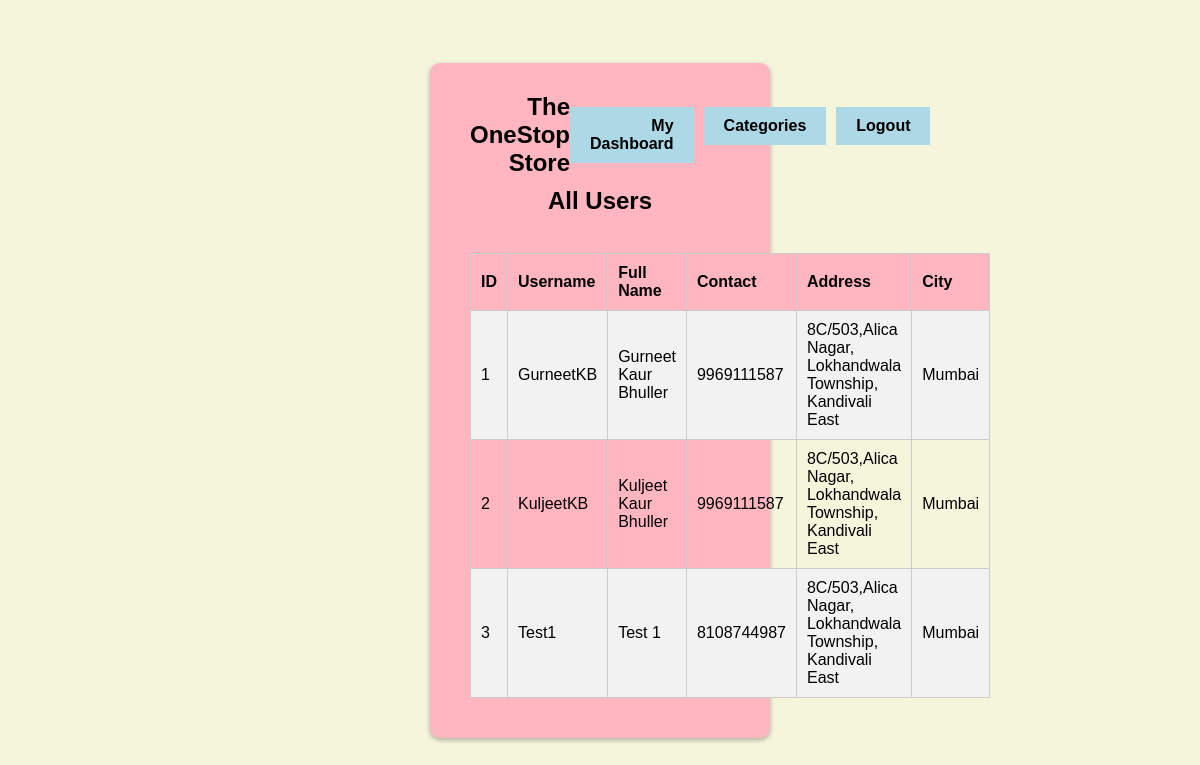
The page /admin/see-users on the database its author committed.
### app.py (models this page shows)
class User(db.Model):
    __tablename__ = 'App_Users'
    user_id = db.Column(db.Integer, primary_key=True)
    user_name = db.Column(db.String(100))
    user_username = db.Column(db.String(100), unique=True)
    user_password = db.Column(db.String(100))
    user_contact = db.Column(db.String(100))
    user_email = db.Column(db.String(100))
    user_address = db.Column(db.String(100))
    user_city = db.Column(db.String(100))
    orders = db.relationship('Order', backref='user', lazy=True)

### app.py (the view)
@app.route('/admin/see-users')
def see_users():
    all_users = User.query.all()
    return render_template('see_users.html', all_users=all_users)

### templates/see_users.html (shortened to what this page needs)
<!DOCTYPE html>
<html>
<head>
    <link rel="stylesheet" href="style/style.css">
</head>
<body>
    <div class="rsidebar">
        {% include 'navbar_admin.html' %}
        <h2>All Users</h2><br>
        <div class="all-users-container">
            {% if all_users %}
                <table class="user-table">
                    <tr>
                        <th>ID</th>
                        <th>Username</th>
                        <th>Full Name</th>
                        <th>Contact</th>
                        <th>Address</th>
                        <th>City</th>
                    </tr>
                    {% for user in all_users %}
                    <tr>
                        <td>{{ user.user_id }}</td>
                        <td>{{ user.user_username }}</td>
                        <td>{{ user.user_name }}</td>
                        <td>{{ user.user_contact }}</td>
                        <td>{{ user.user_address }}</td>
                        <td>{{ user.user_city }}</td>
                    </tr>
                    {% endfor %}
                </table>
            {% else %}
                <p>No users available.</p>
            {% endif %}
        </div>
    </div>
</body>
</html>

### static/style.css (style rules this page uses)
body, h1, h2, h3, h4, h5, h6, p { margin: 0; padding: 0; }
body { background-color: beige; display: flex; justify-content: center; align-items: center; height: 100vh; font-family: Arial, sans-serif; }
body { background-color: beige; font-family: Arial, sans-serif; }
.rsidebar { background-color: lightpink; padding: 20px; border-radius: 10px; text-align: center; box-shadow: 0px 2px 5px rgba(0, 0, 0, 0.3); width: 300px; max-width: 100%; }
table { width: 100%; border-collapse: collapse; margin-top: 20px; }
th, td { padding: 10px; border-bottom: 1px solid #ccc; text-align: left; }
th { background-color: #f2f2f2; }

### templates/see_users.html (style rules this page uses)
body { background-color: beige; color: black; }
.all-users-container { margin: 20px; }
.user-table { width: 100%; border-collapse: collapse; margin-top: 20px; }
.user-table th, .user-table td { border: 1px solid #ccc; padding: 10px; text-align: left; }
.user-table th { background-color: lightpink; }
.user-table tr:nth-child(even) { background-color: #f2f2f2; }

### templates/navbar_admin.html (style rules this page uses)
body { background-color: beige; color: black; margin: 0; padding: 0; }

### rows shown on the page
User: user_id "1", user_username "GurneetKB", user_name "Gurneet Kaur Bhuller", user_contact "9969111587", user_address "8C/503,Alica Nagar, Lokhandwala Township, Kandivali East", user_city "Mumbai"
User: user_id "2", user_username "KuljeetKB", user_name "Kuljeet Kaur Bhuller", user_contact "9969111587", user_address "8C/503,Alica Nagar, Lokhandwala Township, Kandivali East", user_city "Mumbai"
User: user_id "3", user_username "Test1", user_name "Test 1", user_contact "8108744987", user_address "8C/503,Alica Nagar, Lokhandwala Township, Kandivali East", user_city "Mumbai"
